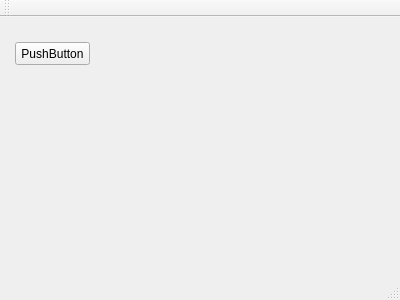
<?xml version="1.0" encoding="UTF-8"?>
<ui version="4.0">
 <class>MainWindow</class>
 <widget class="QMainWindow" name="MainWindow">
  <property name="geometry">
   <rect>
    <x>0</x>
    <y>0</y>
    <width>400</width>
    <height>300</height>
   </rect>
  </property>
  <property name="windowTitle">
   <string>MainWindow</string>
  </property>
  <widget class="QWidget" name="centralWidget">
   <widget class="QPushButton" name="pushButton">
    <property name="geometry">
     <rect>
      <x>15</x>
      <y>25</y>
      <width>75</width>
      <height>23</height>
     </rect>
    </property>
    <property name="text">
     <string>PushButton</string>
    </property>
   </widget>
  </widget>
  <widget class="QMenuBar" name="menuBar">
   <property name="geometry">
    <rect>
     <x>0</x>
     <y>0</y>
     <width>400</width>
     <height>21</height>
    </rect>
   </property>
  </widget>
  <widget class="QToolBar" name="mainToolBar">
   <attribute name="toolBarArea">
    <enum>TopToolBarArea</enum>
   </attribute>
   <attribute name="toolBarBreak">
    <bool>false</bool>
   </attribute>
  </widget>
  <widget class="QStatusBar" name="statusBar"/>
 </widget>
 <layoutdefault spacing="6" margin="11"/>
 <resources/>
 <connections/>
</ui>
